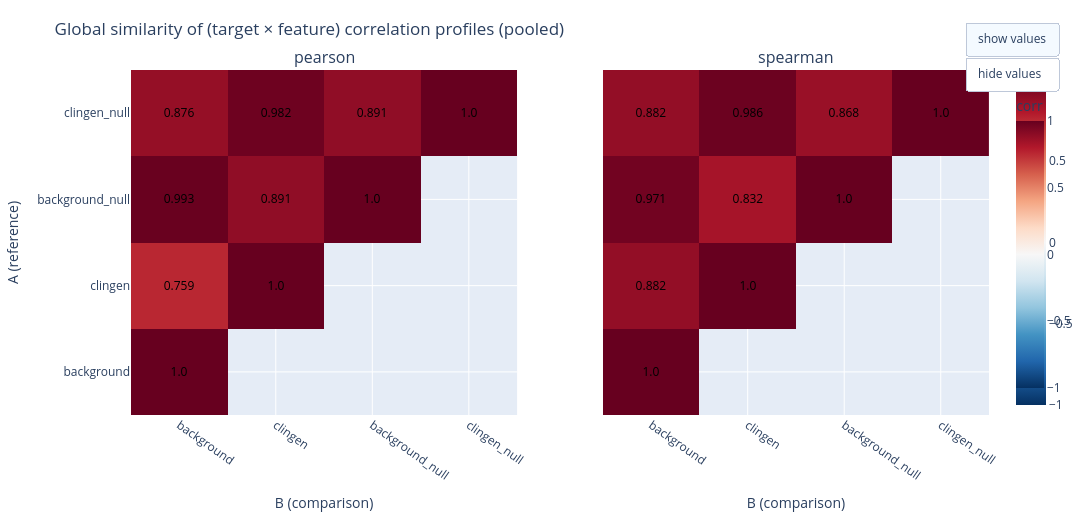

The cell this chart's notebook holds for it:
### Code cell
import numpy as np
import pandas as pd
import plotly.graph_objects as go
from plotly.subplots import make_subplots


def plot_global_similarity(summary: pd.DataFrame) -> None:
    order = ["background", "clingen", "background_null", "clingen_null"]
    methods = ["pearson", "spearman"]

    fig = make_subplots(
        rows=1,
        cols=2,
        subplot_titles=[f"{m}" for m in methods],
        horizontal_spacing=0.10,
        shared_yaxes=True,
    )

    traces = []
    for j, method in enumerate(methods, start=1):
        dfm = summary[summary["method"] == method].copy()

        # --- Make symmetric (A,B) and (B,A), then pivot ---
        dfm_sym = pd.concat(
            [dfm, dfm.rename(columns={"A": "B", "B": "A"})],
            ignore_index=True,
        ).drop_duplicates(subset=["method", "A", "B"], keep="first")

        mat = (
            dfm_sym.pivot(index="A", columns="B", values="pooled_global_corr")
            .reindex(index=order, columns=order)
        )

        # --- Diagonal = 1.0 for self-similarity ---
        for k in order:
            mat.loc[k, k] = 1.0

        z = mat.values.astype(float)

        # --- Mask upper triangle (keep diagonal + lower triangle) ---
        mask_upper = np.triu(np.ones_like(z, dtype=bool), k=1)
        z_masked = z.copy()
        z_masked[mask_upper] = np.nan

        # Text only for non-nan entries
        text = np.where(np.isnan(z_masked), "", np.round(z_masked, 3))

        # Tighter dynamic range for high correlations (adjust if you want)
        zmin, zmax = 0.6, 1.0

        hm = go.Heatmap(
        z=z_masked,
        x=mat.columns,
        y=mat.index,
        colorscale="RdBu_r",   # blue = negative, red = positive
        zmin=-1,
        zmax=1,
        zmid=0,
        hovertemplate="A=%{y}<br>B=%{x}<br>pooled=%{z:.3f}<extra>" + method + "</extra>",
        text=text,
        texttemplate="%{text}",
        textfont=dict(color="black", size=12),
        colorbar=dict(title="corr", thickness=28, len=0.9) if j == 2 else None,
    )

        fig.add_trace(hm, row=1, col=j)
        traces.append(len(fig.data) - 1)

        fig.update_xaxes(title_text="B (comparison)", tickangle=35, row=1, col=j)
        if j == 1:
            fig.update_yaxes(title_text="A (reference)", row=1, col=1)

    # Make cells square-ish by setting overall aspect
    fig.update_layout(
        height=520,
        width=1200,
        title_text="Global similarity of (target × feature) correlation profiles (pooled)",
        margin=dict(t=70, b=60, l=80, r=60),
        updatemenus=[
            dict(
                type="buttons",
                x=1.08,
                y=1.14,
                xanchor="right",
                buttons=[
                    dict(
                        label="show values",
                        method="update",
                        args=[{"texttemplate": ["%{text}" if i in traces else None for i, _ in enumerate(fig.data)]}],
                    ),
                    dict(
                        label="hide values",
                        method="update",
                        args=[{"texttemplate": ["" if i in traces else None for i, _ in enumerate(fig.data)]}],
                    ),
                ],
            )
        ],
    )

    fig.show()

plot_global_similarity(summary)

### Figure 1 — Plotly figure (JSON) as saved in the notebook; plotly's stock layout.template omitted (floating-point values rounded to 4 significant figures)
{"data": [{"colorscale": [[0, "rgb(5,48,97)"], [0.1, "rgb(33,102,172)"], [0.2, "rgb(67,147,195)"], [0.3, "rgb(146,197,222)"], [0.4, "rgb(209,229,240)"], [0.5, "rgb(247,247,247)"], [0.6, "rgb(253,219,199)"], [0.7, "rgb(244,165,130)"], [0.8, "rgb(214,96,77)"], [0.9, "rgb(178,24,43)"], [1, "rgb(103,0,31)"]], "hovertemplate": "A=%{y}<br>B=%{x}<br>pooled=%{z:.3f}<extra>pearson</extra>", "text": [["1.0", "", "", ""], ["0.759", "1.0", "", ""], ["0.993", "0.891", "1.0", ""], ["0.876", "0.982", "0.891", "1.0"]], "textfont": {"color": "black", "size": 12}, "texttemplate": "%{text}", "type": "heatmap", "x": ["background", "clingen", "background_null", "clingen_null"], "xaxis": "x", "y": ["background", "clingen", "background_null", "clingen_null"], "yaxis": "y", "z": [[1.0, NaN, NaN, NaN], [0.7587, 1.0, NaN, NaN], [0.9935, 0.8908, 1.0, NaN], [0.8761, 0.9823, 0.8906, 1.0]], "zmax": 1, "zmid": 0, "zmin": -1}, {"colorbar": {"len": 0.9, "thickness": 28, "title": {"text": "corr"}}, "colorscale": [[0, "rgb(5,48,97)"], [0.1, "rgb(33,102,172)"], [0.2, "rgb(67,147,195)"], [0.3, "rgb(146,197,222)"], [0.4, "rgb(209,229,240)"], [0.5, "rgb(247,247,247)"], [0.6, "rgb(253,219,199)"], [0.7, "rgb(244,165,130)"], [0.8, "rgb(214,96,77)"], [0.9, "rgb(178,24,43)"], [1, "rgb(103,0,31)"]], "hovertemplate": "A=%{y}<br>B=%{x}<br>pooled=%{z:.3f}<extra>spearman</extra>", "text": [["1.0", "", "", ""], ["0.882", "1.0", "", ""], ["0.971", "0.832", "1.0", ""], ["0.882", "0.986", "0.868", "1.0"]], "textfont": {"color": "black", "size": 12}, "texttemplate": "%{text}", "type": "heatmap", "x": ["background", "clingen", "background_null", "clingen_null"], "xaxis": "x2", "y": ["background", "clingen", "background_null", "clingen_null"], "yaxis": "y2", "z": [[1.0, NaN, NaN, NaN], [0.8821, 1.0, NaN, NaN], [0.9714, 0.8321, 1.0, NaN], [0.8821, 0.9857, 0.8679, 1.0]], "zmax": 1, "zmid": 0, "zmin": -1}], "layout": {"annotations": [{"font": {"size": 16}, "showarrow": false, "text": "pearson", "x": 0.225, "xanchor": "center", "xref": "paper", "y": 1, "yanchor": "bottom", "yref": "paper"}, {"font": {"size": 16}, "showarrow": false, "text": "spearman", "x": 0.775, "xanchor": "center", "xref": "paper", "y": 1, "yanchor": "bottom", "yref": "paper"}], "height": 520, "margin": {"b": 60, "l": 80, "r": 60, "t": 70}, "title": {"text": "Global similarity of (target × feature) correlation profiles (pooled)"}, "updatemenus": [{"buttons": [{"args": [{"texttemplate": ["%{text}", "%{text}"]}], "label": "show values", "method": "update"}, {"args": [{"texttemplate": ["", ""]}], "label": "hide values", "method": "update"}], "type": "buttons", "x": 1.08, "xanchor": "right", "y": 1.14}], "width": 1200, "xaxis": {"anchor": "y", "domain": [0, 0.45], "tickangle": 35, "title": {"text": "B (comparison)"}}, "xaxis2": {"anchor": "y2", "domain": [0.55, 1], "tickangle": 35, "title": {"text": "B (comparison)"}}, "yaxis": {"anchor": "x", "domain": [0, 1], "title": {"text": "A (reference)"}}, "yaxis2": {"anchor": "x2", "domain": [0, 1], "matches": "y", "showticklabels": false}}}
